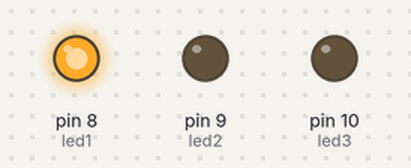
Recording of a sketch running on a simulated Arduino Uno, built with avr-gcc and run on an emulated ATmega328P. On the bench: output pins drawn as LEDs (lit = HIGH).

Above: at 0.5 s.
At 1.5 s:
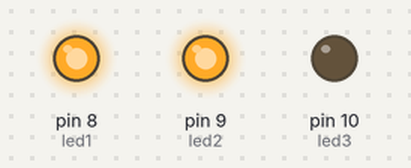
At 2.7 s:
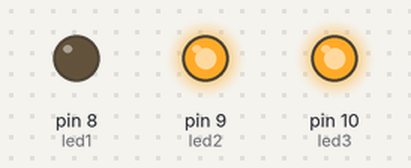
At 3.7 s:
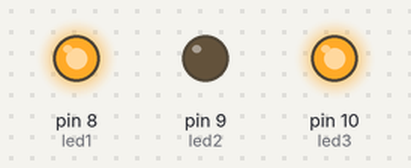
At 6.2 s:
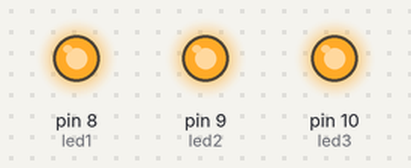
Timing chart, 0 to 6.9 s (numbered marks = the images above):
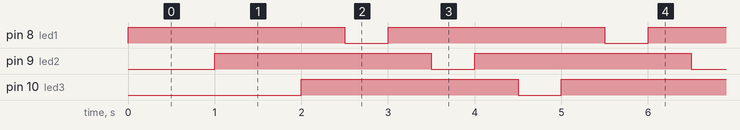

Measured:
- by itself, pin 8 (led1), pin 9 (led2), pin 10 (led3): alternates HIGH for 2.5 s and LOW for 0.50 s
- by itself, everything shown: repeats every 15.0 s, in 30 steps

The sketch:

led_ders2.1.ino
```cpp
const int button = 7;
const int led1 = 8;
const int led2 = 9;
const int led3 = 10;
int ledflag = 0;
int ledsira = 0;

void setup() {
  pinMode(button,INPUT);
  pinMode(led1,OUTPUT);
  pinMode(led2,OUTPUT);
  pinMode(led3,OUTPUT);
}

void loop() {
  if(ledsira == 0)
  {

    if (ledflag==0)
    {
      ledflag=1;
      ledsira++;
      digitalWrite(led1,HIGH);
    }
    else
    {
      ledflag=0;
      digitalWrite(led1,LOW);
    }
    delay(500);
  }
  if(ledsira == 1)
  {

    if (ledflag==0)
    {
      ledflag=1;
      ledsira++;
      digitalWrite(led2,HIGH);
    }
    else
    {
      ledflag=0;
      digitalWrite(led2,LOW);
    }
    delay(500);
  }
  if(ledsira == 2)
  {

    if (ledflag==0)
    {
      ledflag=1;
      ledsira = 0;
      digitalWrite(led3,HIGH);
    }
    else
    {
      ledflag=0;
      digitalWrite(led3,LOW);
    }
    delay(500);
  }

}
```
